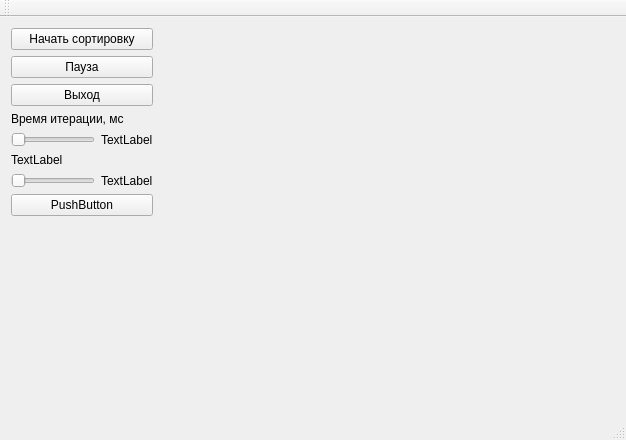
<?xml version="1.0" encoding="UTF-8"?>
<ui version="4.0">
 <class>MainWindow</class>
 <widget class="QMainWindow" name="MainWindow">
  <property name="geometry">
   <rect>
    <x>0</x>
    <y>0</y>
    <width>626</width>
    <height>440</height>
   </rect>
  </property>
  <property name="windowTitle">
   <string>MainWindow</string>
  </property>
  <widget class="QWidget" name="centralWidget">
   <layout class="QGridLayout" name="gridLayout">
    <item row="0" column="1">
     <layout class="QVBoxLayout" name="verticalLayout">
      <item>
       <widget class="QPushButton" name="buttonBegin">
        <property name="text">
         <string>Начать сортировку</string>
        </property>
       </widget>
      </item>
      <item>
       <widget class="QPushButton" name="buttonPause">
        <property name="text">
         <string>Пауза</string>
        </property>
       </widget>
      </item>
      <item>
       <widget class="QPushButton" name="buttonClose">
        <property name="text">
         <string>Выход</string>
        </property>
       </widget>
      </item>
      <item>
       <layout class="QVBoxLayout" name="verticalLayout_2"/>
      </item>
      <item>
       <widget class="QLabel" name="labelTimeIteration">
        <property name="text">
         <string>Время итерации, мс</string>
        </property>
       </widget>
      </item>
      <item>
       <layout class="QHBoxLayout" name="horizontalLayout">
        <item>
         <widget class="QSlider" name="sliderTimeItreation">
          <property name="sizePolicy">
           <sizepolicy hsizetype="Fixed" vsizetype="Fixed">
            <horstretch>0</horstretch>
            <verstretch>0</verstretch>
           </sizepolicy>
          </property>
          <property name="orientation">
           <enum>Qt::Horizontal</enum>
          </property>
         </widget>
        </item>
        <item>
         <widget class="QLabel" name="labelDisplayTimeIteration">
          <property name="sizePolicy">
           <sizepolicy hsizetype="Minimum" vsizetype="Preferred">
            <horstretch>0</horstretch>
            <verstretch>0</verstretch>
           </sizepolicy>
          </property>
          <property name="text">
           <string>TextLabel</string>
          </property>
         </widget>
        </item>
       </layout>
      </item>
      <item>
       <widget class="QLabel" name="labelNumberDiscrets">
        <property name="text">
         <string>TextLabel</string>
        </property>
       </widget>
      </item>
      <item>
       <layout class="QHBoxLayout" name="horizontalLayout_3">
        <item>
         <widget class="QSlider" name="sliderNumberDiscrets">
          <property name="sizePolicy">
           <sizepolicy hsizetype="Minimum" vsizetype="Fixed">
            <horstretch>0</horstretch>
            <verstretch>0</verstretch>
           </sizepolicy>
          </property>
          <property name="orientation">
           <enum>Qt::Horizontal</enum>
          </property>
         </widget>
        </item>
        <item>
         <widget class="QLabel" name="labelDisplayNemberDiscrets">
          <property name="sizePolicy">
           <sizepolicy hsizetype="Minimum" vsizetype="Preferred">
            <horstretch>0</horstretch>
            <verstretch>0</verstretch>
           </sizepolicy>
          </property>
          <property name="text">
           <string>TextLabel</string>
          </property>
         </widget>
        </item>
       </layout>
      </item>
      <item>
       <widget class="QPushButton" name="buttonTypeSort">
        <property name="text">
         <string>PushButton</string>
        </property>
       </widget>
      </item>
      <item>
       <spacer name="verticalSpacer">
        <property name="orientation">
         <enum>Qt::Vertical</enum>
        </property>
        <property name="sizeHint" stdset="0">
         <size>
          <width>20</width>
          <height>40</height>
         </size>
        </property>
       </spacer>
      </item>
     </layout>
    </item>
    <item row="0" column="2">
     <widget class="Pool" name="pool" native="true">
      <property name="sizePolicy">
       <sizepolicy hsizetype="Expanding" vsizetype="Expanding">
        <horstretch>0</horstretch>
        <verstretch>0</verstretch>
       </sizepolicy>
      </property>
      <property name="typeSort" stdset="0">
       <UInt>0</UInt>
      </property>
     </widget>
    </item>
   </layout>
  </widget>
  <widget class="QMenuBar" name="menuBar">
   <property name="geometry">
    <rect>
     <x>0</x>
     <y>0</y>
     <width>626</width>
     <height>22</height>
    </rect>
   </property>
  </widget>
  <widget class="QToolBar" name="mainToolBar">
   <attribute name="toolBarArea">
    <enum>TopToolBarArea</enum>
   </attribute>
   <attribute name="toolBarBreak">
    <bool>false</bool>
   </attribute>
  </widget>
  <widget class="QStatusBar" name="statusBar"/>
 </widget>
 <layoutdefault spacing="6" margin="11"/>
 <customwidgets>
  <customwidget>
   <class>Pool</class>
   <extends>QWidget</extends>
   <header>pool.h</header>
   <container>1</container>
  </customwidget>
 </customwidgets>
 <resources/>
 <connections>
  <connection>
   <sender>buttonPause</sender>
   <signal>toggled(bool)</signal>
   <receiver>MainWindow</receiver>
   <slot>changeNamePause(bool)</slot>
   <hints>
    <hint type="sourcelabel">
     <x>521</x>
     <y>92</y>
    </hint>
    <hint type="destinationlabel">
     <x>312</x>
     <y>219</y>
    </hint>
   </hints>
  </connection>
 </connections>
 <slots>
  <slot>changeNamePause(bool)</slot>
 </slots>
</ui>
